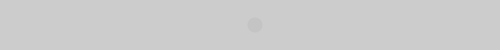
Frame 1 (no input)
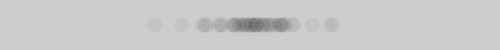
Frame 60 (the mouse pressed at the canvas centre just before this capture)
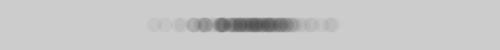
Frame 120 (the mouse held since frame 60 and released just before this capture)

The Processing sketch that drew these frames (run headless with seeded random() and noise(); from frame 60 on, the mouse is pressed at the canvas centre):

// Processing sketch: sketch_190824d
// ── sketch_190824d.pde
import java.util.Random;
double std = 30;
  double mean = 250;
double num;
Random gen;

void setup(){
  gen = new Random();
  size(500,50);
}

void draw(){
  noStroke();
  num = std * gen.nextGaussian() + mean;
  fill(0,10);
  ellipse((float)num, 25, 15,15);
  
  
}
